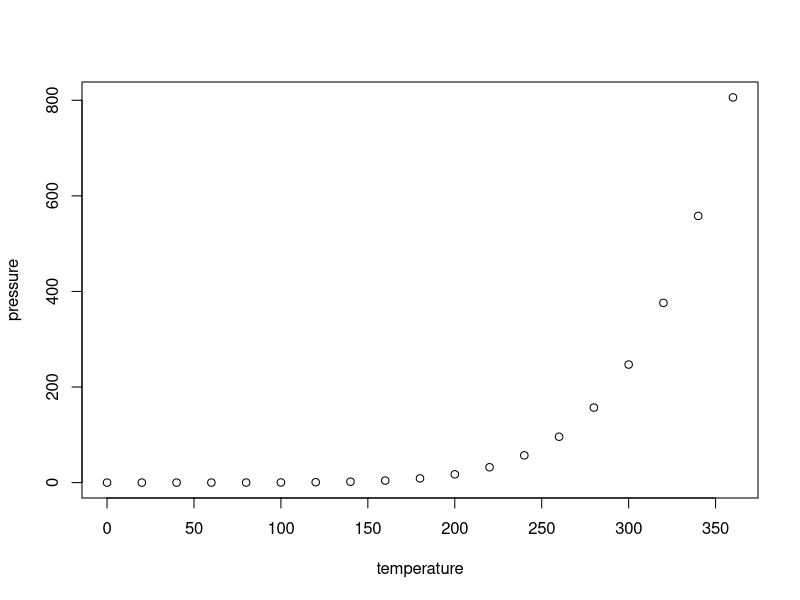
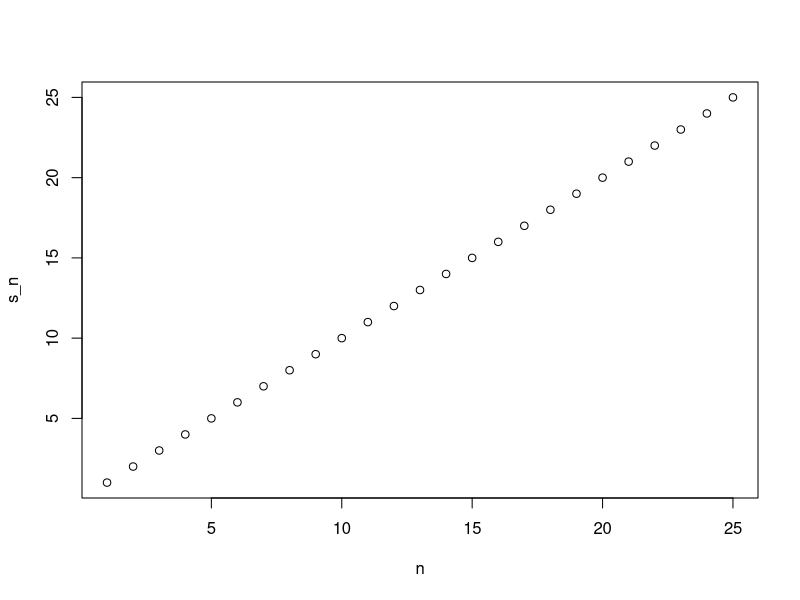

The R source for these figures, in order:
## ---- chunk 1
knitr::opts_chunk$set(echo = TRUE)
## ---- chunk 2
summary(cars)
## ---- chunk 3
plot(pressure)
## ---- chunk 4
library(dslabs)
data("murders")
murders$state
## ---- chunk 5
data <- nchar(murders$state)
for (n in 1:length(data)){
  if(data[n] > 8 ){
    new_names = murders$abb[data[n]];
    print(new_names)
  }
}


## ---- chunk 6
sum_n <- function(x){
  s <- sum(x)
  n <- length(x)
  s+n
}
## ---- chunk 7
s <- 0
sum_n(1:5000)
## ---- chunk 8
compute_s_n <- function(x){
  s <- sum(x)
  n <- length(x)
  s+n
}
## ---- chunk 9
compute_s_n(1^2+2^2+3^2+4^2+5^2+6^2+7^2+8^2+9^2+10^2)
compute_s_n(1^2+10^2)
## ---- chunk 10

compute <- function(n){
  x <- 1:n
  sum(n)
}

## ---- chunk 11
for(i in 1:25){
  print(i)
}
## ---- chunk 12
m <- 25
s_n <- vector("numeric",25)
for(n in 1:m){
  s_n[n] <- compute(n)
}
s_n
## ---- chunk 13
n <- 1:m
plot(n,s_n)
## ---- chunk 14
x <- 1:25
sapply(x, sqrt)
n <- 1:25
x_n <- sapply(n, compute_s_n)
x_n
